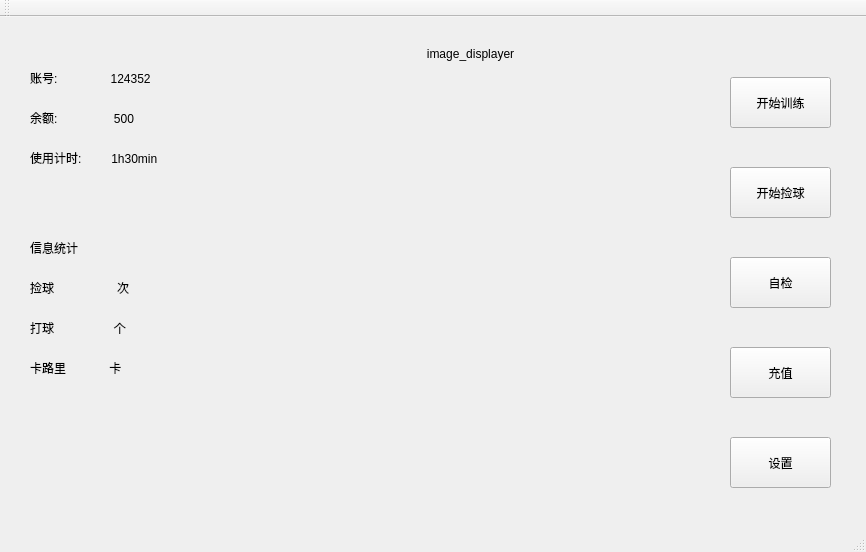
<?xml version="1.0" encoding="UTF-8"?>
<ui version="4.0">
 <class>MainWindow</class>
 <widget class="QMainWindow" name="MainWindow">
  <property name="geometry">
   <rect>
    <x>0</x>
    <y>0</y>
    <width>866</width>
    <height>552</height>
   </rect>
  </property>
  <property name="windowTitle">
   <string>MainWindow</string>
  </property>
  <property name="locale">
   <locale language="Chinese" country="China"/>
  </property>
  <widget class="QWidget" name="centralWidget">
   <widget class="QPushButton" name="pushButton">
    <property name="enabled">
     <bool>true</bool>
    </property>
    <property name="geometry">
     <rect>
      <x>730</x>
      <y>60</y>
      <width>101</width>
      <height>51</height>
     </rect>
    </property>
    <property name="text">
     <string>开始训练</string>
    </property>
    <property name="autoDefault">
     <bool>false</bool>
    </property>
   </widget>
   <widget class="QPushButton" name="pushButton_2">
    <property name="geometry">
     <rect>
      <x>730</x>
      <y>150</y>
      <width>101</width>
      <height>51</height>
     </rect>
    </property>
    <property name="text">
     <string>开始捡球</string>
    </property>
   </widget>
   <widget class="QPushButton" name="pushButton_3">
    <property name="geometry">
     <rect>
      <x>730</x>
      <y>240</y>
      <width>101</width>
      <height>51</height>
     </rect>
    </property>
    <property name="text">
     <string>自检</string>
    </property>
   </widget>
   <widget class="QPushButton" name="pushButton_4">
    <property name="geometry">
     <rect>
      <x>730</x>
      <y>330</y>
      <width>101</width>
      <height>51</height>
     </rect>
    </property>
    <property name="text">
     <string>充值</string>
    </property>
   </widget>
   <widget class="QPushButton" name="pushButton_5">
    <property name="geometry">
     <rect>
      <x>730</x>
      <y>420</y>
      <width>101</width>
      <height>51</height>
     </rect>
    </property>
    <property name="text">
     <string>设置</string>
    </property>
   </widget>
   <widget class="QLabel" name="label">
    <property name="geometry">
     <rect>
      <x>30</x>
      <y>50</y>
      <width>161</width>
      <height>21</height>
     </rect>
    </property>
    <property name="text">
     <string>账号:                124352</string>
    </property>
   </widget>
   <widget class="QLabel" name="label_2">
    <property name="geometry">
     <rect>
      <x>30</x>
      <y>90</y>
      <width>151</width>
      <height>21</height>
     </rect>
    </property>
    <property name="text">
     <string>余额:                 500</string>
    </property>
   </widget>
   <widget class="QLabel" name="label_3">
    <property name="geometry">
     <rect>
      <x>30</x>
      <y>130</y>
      <width>161</width>
      <height>21</height>
     </rect>
    </property>
    <property name="text">
     <string>使用计时:         1h30min</string>
    </property>
   </widget>
   <widget class="QLabel" name="label_4">
    <property name="geometry">
     <rect>
      <x>30</x>
      <y>220</y>
      <width>71</width>
      <height>21</height>
     </rect>
    </property>
    <property name="text">
     <string>信息统计</string>
    </property>
   </widget>
   <widget class="QLabel" name="label_5">
    <property name="geometry">
     <rect>
      <x>30</x>
      <y>260</y>
      <width>141</width>
      <height>21</height>
     </rect>
    </property>
    <property name="text">
     <string>捡球                   次</string>
    </property>
   </widget>
   <widget class="QLabel" name="label_6">
    <property name="geometry">
     <rect>
      <x>30</x>
      <y>300</y>
      <width>141</width>
      <height>21</height>
     </rect>
    </property>
    <property name="text">
     <string>打球                  个</string>
    </property>
   </widget>
   <widget class="QLabel" name="label_7">
    <property name="geometry">
     <rect>
      <x>30</x>
      <y>340</y>
      <width>141</width>
      <height>21</height>
     </rect>
    </property>
    <property name="text">
     <string>卡路里             卡</string>
    </property>
   </widget>
   <widget class="QLabel" name="label_8">
    <property name="geometry">
     <rect>
      <x>260</x>
      <y>30</y>
      <width>421</width>
      <height>201</height>
     </rect>
    </property>
    <property name="text">
     <string>image_displayer</string>
    </property>
    <property name="alignment">
     <set>Qt::AlignHCenter|Qt::AlignTop</set>
    </property>
   </widget>
  </widget>
  <widget class="QMenuBar" name="menuBar">
   <property name="geometry">
    <rect>
     <x>0</x>
     <y>0</y>
     <width>866</width>
     <height>22</height>
    </rect>
   </property>
  </widget>
  <widget class="QToolBar" name="mainToolBar">
   <attribute name="toolBarArea">
    <enum>TopToolBarArea</enum>
   </attribute>
   <attribute name="toolBarBreak">
    <bool>false</bool>
   </attribute>
  </widget>
  <widget class="QStatusBar" name="statusBar"/>
 </widget>
 <layoutdefault spacing="6" margin="11"/>
 <resources/>
 <connections/>
</ui>
